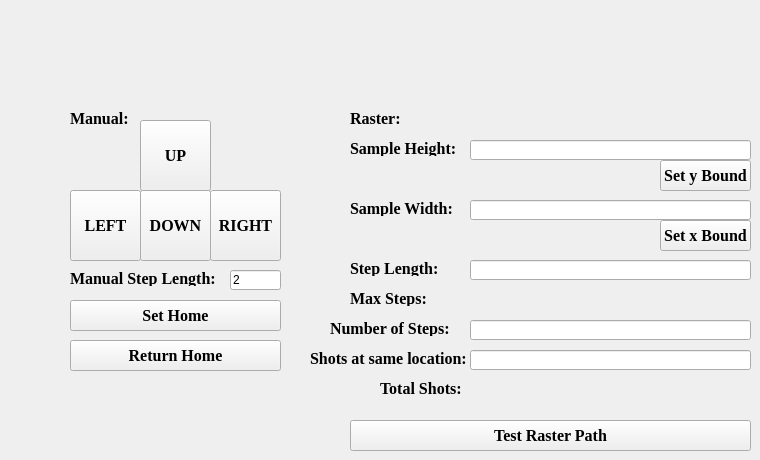
    <widget class="QWidget" name="translationStage">
     <attribute name="title">
      <string>Translation Stage</string>
     </attribute>
     <widget class="QPushButton" name="left_btn">
      <property name="geometry">
       <rect>
        <x>70</x>
        <y>190</y>
        <width>71</width>
        <height>71</height>
       </rect>
      </property>
      <property name="font">
       <font>
        <family>Times New Roman</family>
        <pointsize>12</pointsize>
        <weight>75</weight>
        <bold>true</bold>
       </font>
      </property>
      <property name="text">
       <string>LEFT</string>
      </property>
     </widget>
     <widget class="QPushButton" name="right_btn">
      <property name="geometry">
       <rect>
        <x>210</x>
        <y>190</y>
        <width>71</width>
        <height>71</height>
       </rect>
      </property>
      <property name="font">
       <font>
        <family>Times New Roman</family>
        <pointsize>12</pointsize>
        <weight>75</weight>
        <bold>true</bold>
       </font>
      </property>
      <property name="text">
       <string>RIGHT</string>
      </property>
     </widget>
     <widget class="QPushButton" name="down_btn">
      <property name="geometry">
       <rect>
        <x>140</x>
        <y>190</y>
        <width>71</width>
        <height>71</height>
       </rect>
      </property>
      <property name="font">
       <font>
        <family>Times New Roman</family>
        <pointsize>12</pointsize>
        <weight>75</weight>
        <bold>true</bold>
       </font>
      </property>
      <property name="text">
       <string>DOWN</string>
      </property>
     </widget>
     <widget class="QPushButton" name="up_btn">
      <property name="geometry">
       <rect>
        <x>140</x>
        <y>120</y>
        <width>71</width>
        <height>71</height>
       </rect>
      </property>
      <property name="font">
       <font>
        <family>Times New Roman</family>
        <pointsize>12</pointsize>
        <weight>75</weight>
        <bold>true</bold>
       </font>
      </property>
      <property name="text">
       <string>UP</string>
      </property>
     </widget>
     <widget class="QPushButton" name="set_home_btn">
      <property name="geometry">
       <rect>
        <x>70</x>
        <y>300</y>
        <width>211</width>
        <height>31</height>
       </rect>
      </property>
      <property name="font">
       <font>
        <family>Times New Roman</family>
        <pointsize>12</pointsize>
        <weight>75</weight>
        <bold>true</bold>
       </font>
      </property>
      <property name="text">
       <string>Set Home</string>
      </property>
     </widget>
     <widget class="QPushButton" name="return_home_btn">
      <property name="geometry">
       <rect>
        <x>70</x>
        <y>340</y>
        <width>211</width>
        <height>31</height>
       </rect>
      </property>
      <property name="font">
       <font>
        <family>Times New Roman</family>
        <pointsize>12</pointsize>
        <weight>75</weight>
        <bold>true</bold>
       </font>
      </property>
      <property name="text">
       <string>Return Home</string>
      </property>
     </widget>
     <widget class="QLineEdit" name="sample_height_txt">
      <property name="geometry">
       <rect>
        <x>470</x>
        <y>140</y>
        <width>281</width>
        <height>20</height>
       </rect>
      </property>
     </widget>
     <widget class="QLabel" name="label_90">
      <property name="geometry">
       <rect>
        <x>350</x>
        <y>140</y>
        <width>111</width>
        <height>16</height>
       </rect>
      </property>
      <property name="font">
       <font>
        <family>Times New Roman</family>
        <pointsize>12</pointsize>
        <weight>75</weight>
        <bold>true</bold>
       </font>
      </property>
      <property name="text">
       <string>Sample Height:</string>
      </property>
     </widget>
     <widget class="QLabel" name="label_91">
      <property name="geometry">
       <rect>
        <x>350</x>
        <y>200</y>
        <width>111</width>
        <height>16</height>
       </rect>
      </property>
      <property name="font">
       <font>
        <family>Times New Roman</family>
        <pointsize>12</pointsize>
        <weight>75</weight>
        <bold>true</bold>
       </font>
      </property>
      <property name="text">
       <string>Sample Width:</string>
      </property>
     </widget>
     <widget class="QLineEdit" name="sample_width_txt">
      <property name="geometry">
       <rect>
        <x>470</x>
        <y>200</y>
        <width>281</width>
        <height>20</height>
       </rect>
      </property>
     </widget>
     <widget class="QLabel" name="label_92">
      <property name="geometry">
       <rect>
        <x>350</x>
        <y>260</y>
        <width>111</width>
        <height>16</height>
       </rect>
      </property>
      <property name="font">
       <font>
        <family>Times New Roman</family>
        <pointsize>12</pointsize>
        <weight>75</weight>
        <bold>true</bold>
       </font>
      </property>
      <property name="text">
       <string>Step Length:</string>
      </property>
     </widget>
     <widget class="QLineEdit" name="step_length_txt">
      <property name="geometry">
       <rect>
        <x>470</x>
        <y>260</y>
        <width>281</width>
        <height>20</height>
       </rect>
      </property>
     </widget>
     <widget class="QLabel" name="label_93">
      <property name="geometry">
       <rect>
        <x>350</x>
        <y>290</y>
        <width>111</width>
        <height>16</height>
       </rect>
      </property>
      <property name="font">
       <font>
        <family>Times New Roman</family>
        <pointsize>12</pointsize>
        <weight>75</weight>
        <bold>true</bold>
       </font>
      </property>
      <property name="text">
       <string>Max Steps:</string>
      </property>
     </widget>
     <widget class="QLabel" name="max_lbl">
      <property name="geometry">
       <rect>
        <x>470</x>
        <y>290</y>
        <width>281</width>
        <height>20</height>
       </rect>
      </property>
      <property name="font">
       <font>
        <family>Times New Roman</family>
        <pointsize>12</pointsize>
        <weight>75</weight>
        <bold>true</bold>
       </font>
      </property>
      <property name="text">
       <string/>
      </property>
     </widget>
     <widget class="QLabel" name="label_94">
      <property name="geometry">
       <rect>
        <x>330</x>
        <y>320</y>
        <width>121</width>
        <height>16</height>
       </rect>
      </property>
      <property name="font">
       <font>
        <family>Times New Roman</family>
        <pointsize>12</pointsize>
        <weight>75</weight>
        <bold>true</bold>
       </font>
      </property>
      <property name="text">
       <string>Number of Steps:</string>
      </property>
     </widget>
     <widget class="QLineEdit" name="num_shots_txt">
      <property name="geometry">
       <rect>
        <x>470</x>
        <y>320</y>
        <width>281</width>
        <height>20</height>
       </rect>
      </property>
     </widget>
     <widget class="QLabel" name="label_95">
      <property name="geometry">
       <rect>
        <x>70</x>
        <y>110</y>
        <width>141</width>
        <height>16</height>
       </rect>
      </property>
      <property name="font">
       <font>
        <family>Times New Roman</family>
        <pointsize>12</pointsize>
        <weight>75</weight>
        <bold>true</bold>
       </font>
      </property>
      <property name="text">
       <string>Manual:</string>
      </property>
     </widget>
     <widget class="QLabel" name="label_96">
      <property name="geometry">
       <rect>
        <x>350</x>
        <y>110</y>
        <width>91</width>
        <height>16</height>
       </rect>
      </property>
      <property name="font">
       <font>
        <family>Times New Roman</family>
        <pointsize>12</pointsize>
        <weight>75</weight>
        <bold>true</bold>
       </font>
      </property>
      <property name="text">
       <string>Raster:</string>
      </property>
     </widget>
     <widget class="QPushButton" name="set_ybound_btn">
      <property name="geometry">
       <rect>
        <x>660</x>
        <y>160</y>
        <width>91</width>
        <height>31</height>
       </rect>
      </property>
      <property name="font">
       <font>
        <family>Times New Roman</family>
        <pointsize>12</pointsize>
        <weight>75</weight>
        <bold>true</bold>
       </font>
      </property>
      <property name="text">
       <string>Set y Bound</string>
      </property>
     </widget>
     <widget class="QPushButton" name="set_xbound_btn">
      <property name="geometry">
       <rect>
        <x>660</x>
        <y>220</y>
        <width>91</width>
        <height>31</height>
       </rect>
      </property>
      <property name="font">
       <font>
        <family>Times New Roman</family>
        <pointsize>12</pointsize>
        <weight>75</weight>
        <bold>true</bold>
       </font>
      </property>
      <property name="text">
       <string>Set x Bound</string>
      </property>
     </widget>
     <widget class="QLabel" name="label_99">
      <property name="geometry">
       <rect>
        <x>70</x>
        <y>270</y>
        <width>171</width>
        <height>16</height>
       </rect>
      </property>
      <property name="font">
       <font>
        <family>Times New Roman</family>
        <pointsize>12</pointsize>
        <weight>75</weight>
        <bold>true</bold>
       </font>
      </property>
      <property name="text">
       <string>Manual Step Length:</string>
      </property>
     </widget>
     <widget class="QPushButton" name="raster_btn">
      <property name="geometry">
       <rect>
        <x>350</x>
        <y>420</y>
        <width>401</width>
        <height>31</height>
       </rect>
      </property>
      <property name="font">
       <font>
        <family>Times New Roman</family>
        <pointsize>12</pointsize>
        <weight>75</weight>
        <bold>true</bold>
       </font>
      </property>
      <property name="text">
       <string>Test Raster Path</string>
      </property>
     </widget>
     <widget class="QLineEdit" name="manual_step_length_txt">
      <property name="geometry">
       <rect>
        <x>230</x>
        <y>270</y>
        <width>51</width>
        <height>20</height>
       </rect>
      </property>
      <property name="text">
       <string>2</string>
      </property>
     </widget>
     <widget class="QLineEdit" name="num_shots_same_loc_txt">
      <property name="geometry">
       <rect>
        <x>470</x>
        <y>350</y>
        <width>281</width>
        <height>20</height>
       </rect>
      </property>
     </widget>
     <widget class="QLabel" name="label_97">
      <property name="geometry">
       <rect>
        <x>310</x>
        <y>350</y>
        <width>171</width>
        <height>16</height>
       </rect>
      </property>
      <property name="font">
       <font>
        <family>Times New Roman</family>
        <pointsize>12</pointsize>
        <weight>75</weight>
        <bold>true</bold>
       </font>
      </property>
      <property name="text">
       <string>Shots at same location:</string>
      </property>
     </widget>
     <widget class="QLabel" name="total_shots">
      <property name="geometry">
       <rect>
        <x>470</x>
        <y>380</y>
        <width>281</width>
        <height>20</height>
       </rect>
      </property>
      <property name="font">
       <font>
        <family>Times New Roman</family>
        <pointsize>12</pointsize>
        <weight>75</weight>
        <bold>true</bold>
       </font>
      </property>
      <property name="text">
       <string/>
      </property>
     </widget>
     <widget class="QLabel" name="label_98">
      <property name="geometry">
       <rect>
        <x>380</x>
        <y>380</y>
        <width>81</width>
        <height>16</height>
       </rect>
      </property>
      <property name="font">
       <font>
        <family>Times New Roman</family>
        <pointsize>12</pointsize>
        <weight>75</weight>
        <bold>true</bold>
       </font>
      </property>
      <property name="text">
       <string>Total Shots:</string>
      </property>
     </widget>
    </widget>
